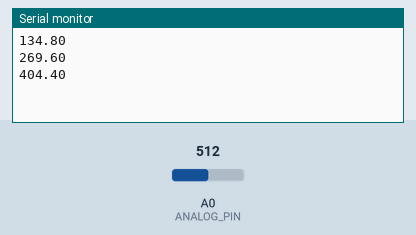
This sketch was run on a simulated Arduino Zero (SAMD21). On the bench: the last lines printed to the serial monitor. Inputs (shaded band) come from the test bench; at power-on: A0 (ANALOG_PIN) = 512 (analog values on the 0–1023 scale).

Above: at 1.3 s.
1.4 s: A0 (ANALOG_PIN) set to 716
At 1.81 s:
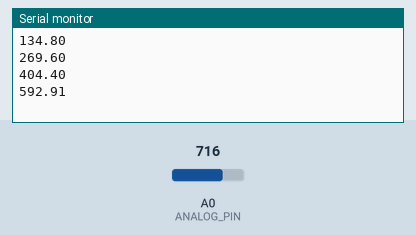
2.9 s: A0 (ANALOG_PIN) set to 900
At 3.4 s:
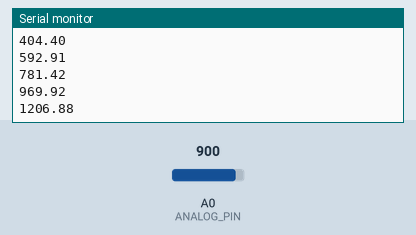
Timing chart, 0 to 5.9 s (numbered marks = the images above; inputs shaded):
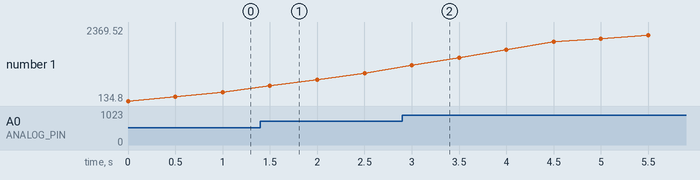

Measured:
- after the input at 1.4 s, the serial monitor: prints a new line after 0.10 s (image 1)
- after the input at 2.9 s, the serial monitor: prints a new line after 0.10 s (image 2)
- plotted number 1: 404.4 → 969.92 after the input at 1.4 s, 969.92 → 2369.52 after the input at 2.9 s

The sketch:

Prog2b.ino
```cpp
// TP2 - Prog 2b

#define SAMPLE_PERIOD 500 // en ms
#define ANALOG_PIN A0
const unsigned int N = 10; // Taille de la moyenne glissante

float sensorValueLux;

unsigned long time;
long previousTime;

void setup() {
  //analogReference(AR_INTERNAL1V0);
  analogReference(AR_DEFAULT);
  analogReadResolution(10);
  Serial.begin(9600);
  previousTime = -SAMPLE_PERIOD;
}

void loop() {
  time = millis();

  if(time - previousTime >= SAMPLE_PERIOD) {
    sensorValueLux = getPhotoTransistorLux();
    sensorValueLux = movingAverage(sensorValueLux);
    Serial.println(sensorValueLux);
    previousTime = time;
  }
}

float movingAverage(float newValue) {
  static float values[N]; // Automatically initialized to 0.0
  static unsigned int index = 0; // Explicitly initialized (not needed !)
  static float total = 0; // Explicitly initialized (not needed !)
  if(index >= N) index = 0;
  total = total - values[index];
  values[index] = newValue;
  total = total + values[index];
  index++;
  return total/N;
}

float getPhotoTransistorLux() {
  // AR_DEFAULT
  // Valeur min 0 pour 0V
  // Valeur max 1023 pour (3.3 - q)V
  // Valeur centrale : 512 pour 1.65V
  // q = 3.3/1024 # 3.223mV
  // Vlight1 = R1*IPCE => IPCE = Vlight1/R1
  // IPCE = Vlight1/51*10^(-3) A
  // IPCE = 1000/51*Vlight1 en uA (1)
  // Pour 10 lux IPCE/IPCE(1000lx)) = 0.01
  // Pour 100 lux IPCE/IPCE(1000lx) = 0.1
  // ...
  // Pour 10000 lux IPCE/IPCE(1000lx) = 10
  // ...
  // Ev(lux) = 1000*IPCE/IPCE(1000lx)
  // Avec (1) :
  // Ev(lux) = 1000000/(51*IPCE(1000lx))*Vlight1
  // avec IPCE(1000lx) en uA. Si on prend 24uA
  // Ev(lux) = 1000000/(51*24)*3.3/1024*N
  // N étant le nombre donné par le CAN
  // Ev (lux) = 3300000/1253376*N
  // Ev (lux) # 2.6328*N pour IPCE(1000lx) = 24uA
  // Si on prend IPCE(1000lx) = 16uA on aura :
  // Ev (lux) # 3.9493*N
  // Et si on prend IPCE(1000lx) = 32uA on aura :
  // Ev (lux) # 1.9746*N
  static unsigned int valueInt;
  static float value;
  valueInt = analogRead(ANALOG_PIN);
  value = 2.6328*valueInt;
  return value;
}
```
